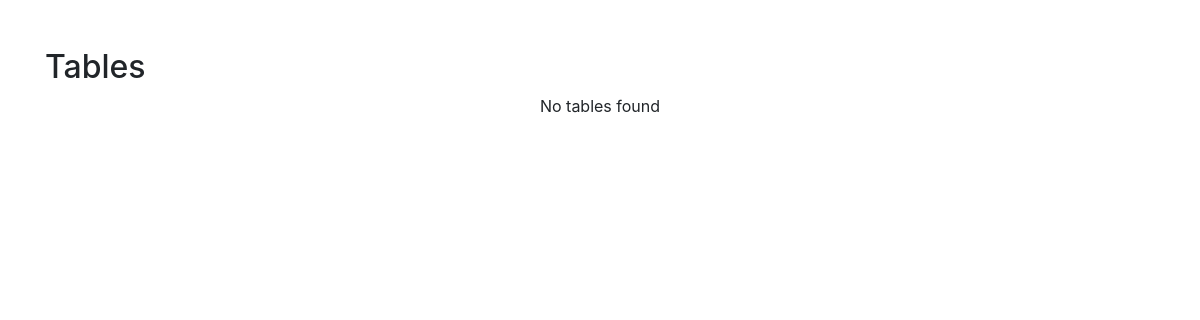
Before: /cashier/cashier_tables.php with the older database file.
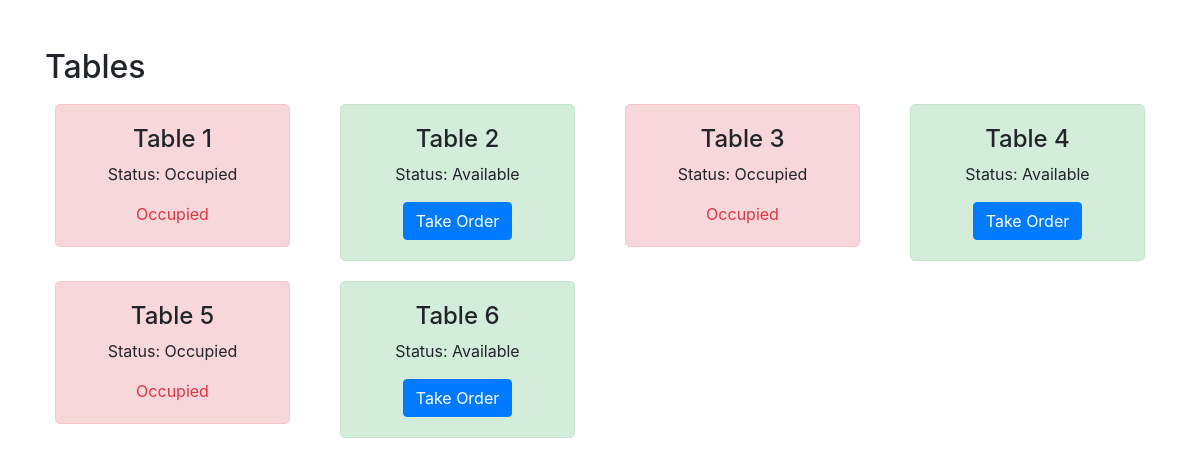
After: the same page with the newer database file.
### tables this page shows
CREATE TABLE `tables` (
  `table_id` int(11) NOT NULL,
  `table_num` int(11) NOT NULL,
  `status` enum('available','occupied') NOT NULL DEFAULT 'available',
  `capacity` int(11) NOT NULL DEFAULT 0
);

### cashier/cashier_tables.php (the view, shortened to what this page needs)
<?php
include '../conn/connection.php';
$sql = "SELECT * FROM tables";
$result = $conn->query($sql);
?>
<!DOCTYPE html>
<html lang="en">
<head>
    <link rel="stylesheet" href="https://stackpath.bootstrapcdn.com/bootstrap/4.5.2/css/bootstrap.min.css">
</head>
<body>
<div class="container">
    <h2 class="mt-5">Tables</h2>
    <div class="row">
        <?php if ($result->num_rows > 0): ?>
            <?php while ($row = $result->fetch_assoc()): ?>
                <div class="col-md-3">
                    <div class="table-box <?php echo ($row['status'] == 'available') ? 'available' : 'occupied'; ?>">
                        <h4>Table <?php echo $row['table_num']; ?></h4>
                        <p>Status: <?php echo ucfirst($row['status']); ?></p>
                        <?php if ($row['status'] == 'available'): ?>
                            <form method="POST" action="order_form.php">
                                <button type="submit" class="btn btn-primary">Take Order</button>
                            </form>
                        <?php else: ?>
                            <span class="text-danger">Occupied</span>
                        <?php endif; ?>
                    </div>
                </div>
            <?php endwhile; ?>
        <?php else: ?>
            <div class="col-12">
                <div class="text-center">No tables found</div>
            </div>
        <?php endif; ?>
    </div>
</div>
</body>
</html>

Changed rows visible on the page:
added tables: table_num "1", status "Occupied"
added tables: table_num "2", status "Available"
added tables: table_num "3", status "Occupied"
added tables: table_num "4", status "Available"
added tables: table_num "5", status "Occupied"
added tables: table_num "6", status "Available"
Other visible differences:
text no longer shown: "No tables found"
